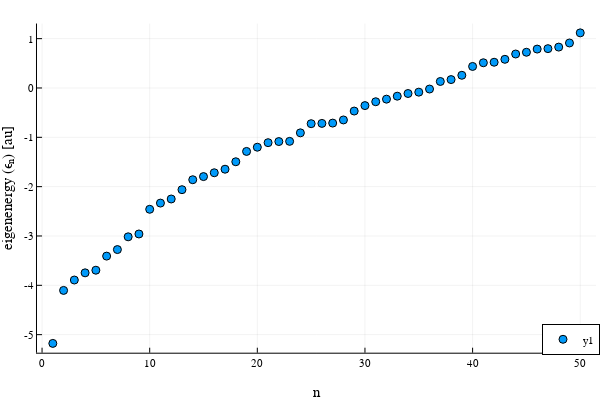

The notebook cell saved with this chart:
### Code cell
fig2=plot_eigenvalues(simulation_info_02,output_data_02)
display(fig2)

### Figure 1 — Plotly figure (JSON) as saved in the notebook; plotly's stock layout.template omitted (floating-point values rounded to 4 significant figures)
{"data": [{"colorbar": {"len": 0.9143, "title": "", "x": 0.9934, "y": 0.533}, "legendgroup": "y1", "marker": {"color": "rgba(0, 154, 250, 1.000)", "line": {"color": "rgba(0, 0, 0, 1.000)", "width": 1}, "size": 8, "symbol": "circle"}, "mode": "markers", "name": "y1", "showlegend": true, "type": "scatter", "x": [1, 2, 3, 4, 5, 6, 7, 8, 9, 10, 11, 12, 13, 14, 15, 16, 17, 18, 19, 20, 21, 22, 23, 24, 25, 26, 27, 28, 29, 30, 31, 32, 33, 34, 35, 36, 37, 38, 39, 40, 41, 42, 43, 44, 45, 46, 47, 48, 49, 50], "xaxis": "x", "y": [-5.177, -4.103, -3.893, -3.747, -3.694, -3.408, -3.275, -3.017, -2.959, -2.459, -2.333, -2.25, -2.062, -1.86, -1.796, -1.718, -1.647, -1.495, -1.286, -1.2, -1.108, -1.086, -1.082, -0.9096, -0.7236, -0.718, -0.7119, -0.6478, -0.4676, -0.3573, -0.279, -0.2262, -0.166, -0.112, -0.08458, -0.02128, 0.132, 0.1703, 0.2572, 0.4366, 0.5114, 0.5216, 0.5811, 0.6887, 0.724, 0.7883, 0.7976, 0.8287, 0.9123, 1.117], "yaxis": "y"}], "layout": {"annotations": [], "height": 400, "legend": {"bgcolor": "rgba(255, 255, 255, 1.000)", "bordercolor": "rgba(0, 0, 0, 1.000)", "borderwidth": 1, "font": {"color": "rgba(0, 0, 0, 1.000)", "family": "sans-serif", "size": 11}, "title": {"font": {"color": "rgba(0, 0, 0, 1.000)", "family": "sans-serif", "size": 15}, "text": ""}, "tracegroupgap": 0, "traceorder": "normal", "x": 1, "xanchor": "right", "y": 0.07, "yanchor": "bottom"}, "margin": {"b": 20, "l": 0, "r": 0, "t": 20}, "paper_bgcolor": "rgba(255, 255, 255, 1.000)", "plot_bgcolor": "rgba(255, 255, 255, 1.000)", "showlegend": true, "width": 600, "xaxis": {"anchor": "y", "domain": [0.06165, 0.9934], "gridcolor": "rgba(0, 0, 0, 0.100)", "gridwidth": 0.5, "linecolor": "rgba(0, 0, 0, 1.000)", "mirror": false, "range": [-0.47, 51.47], "showgrid": true, "showline": true, "showticklabels": true, "tickangle": 0, "tickcolor": "rgb(0, 0, 0)", "tickfont": {"color": "rgba(0, 0, 0, 1.000)", "family": "sans-serif", "size": 11}, "tickmode": "array", "ticks": "inside", "ticktext": ["0", "10", "20", "30", "40", "50"], "tickvals": [0, 10, 20, 30, 40, 50], "title": "n", "titlefont": {"color": "rgba(0, 0, 0, 1.000)", "family": "sans-serif", "size": 15}, "type": "-", "visible": true, "zeroline": false, "zerolinecolor": "rgba(0, 0, 0, 1.000)"}, "yaxis": {"anchor": "x", "domain": [0.07581, 0.9902], "gridcolor": "rgba(0, 0, 0, 0.100)", "gridwidth": 0.5, "linecolor": "rgba(0, 0, 0, 1.000)", "mirror": false, "range": [-5.366, 1.306], "showgrid": true, "showline": true, "showticklabels": true, "tickangle": 0, "tickcolor": "rgb(0, 0, 0)", "tickfont": {"color": "rgba(0, 0, 0, 1.000)", "family": "sans-serif", "size": 11}, "tickmode": "array", "ticks": "inside", "ticktext": ["-5", "-4", "-3", "-2", "-1", "0", "1"], "tickvals": [-5, -4, -3, -2, -1, 0, 1], "title": "eigenenergy (ϵₙ) [au]", "titlefont": {"color": "rgba(0, 0, 0, 1.000)", "family": "sans-serif", "size": 15}, "type": "-", "visible": true, "zeroline": false, "zerolinecolor": "rgba(0, 0, 0, 1.000)"}}}
